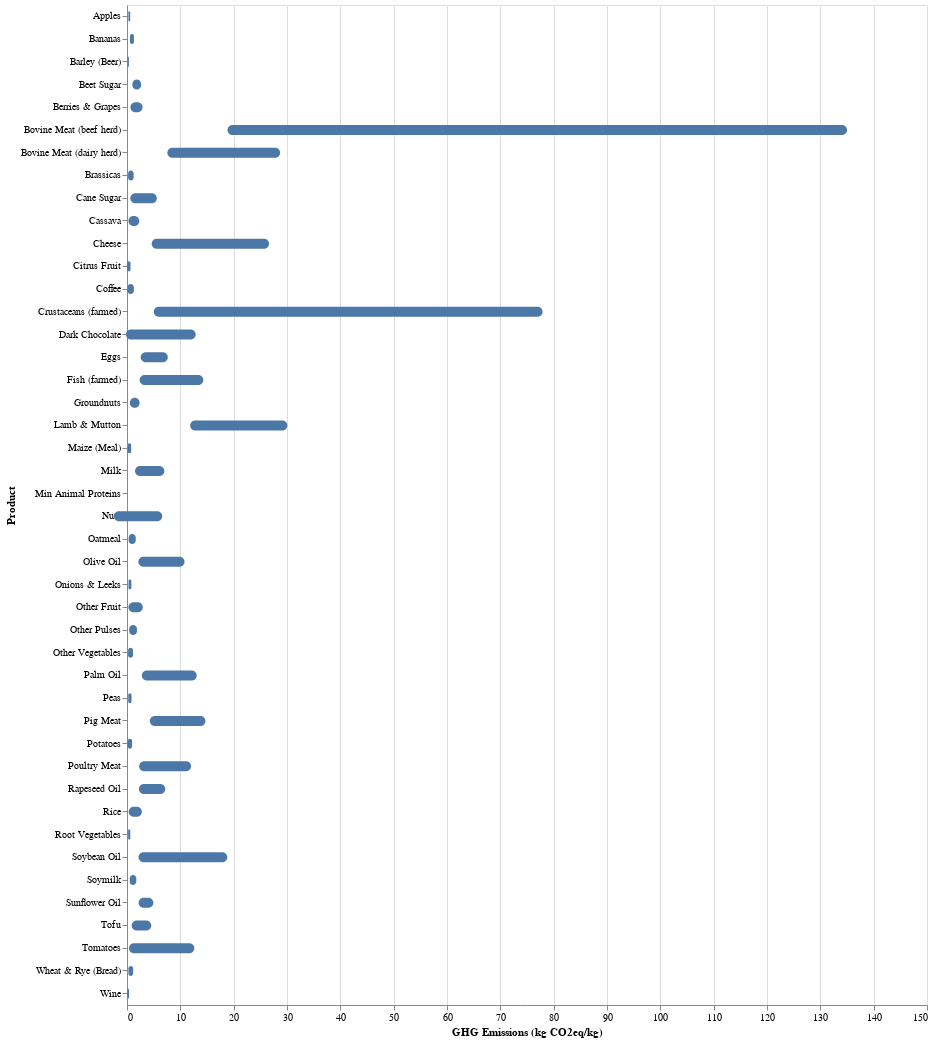

This figure's notebook cell:
### Markdown cell above
https://altair-viz.github.io/gallery/bar_chart_with_range.html

### Code cell
bar_nu = alt.Chart(df_nu).mark_bar(cornerRadius=10, height=10).encode(
    x=alt.X('5th pctl:Q').scale(domain=[0, 150]).title('GHG Emissions (kg CO2eq/kg)'),
    x2='95th pctl:Q',
    y=alt.Y('Product:N').title('Product')
).properties(
    width=800,
    height=1000
)


bar_nu

### Figure 1 — Vega-Lite specification as saved in the notebook (floating-point values rounded to 4 significant figures)
{"config": {"view": {"continuousWidth": 300, "continuousHeight": 300}}, "data": {"name": "data-f00ba1f208196c1bc8003afafd145b6d"}, "mark": {"type": "bar", "cornerRadius": 10, "height": 10}, "encoding": {"x": {"field": "5th pctl", "scale": {"domain": [0, 150]}, "title": "GHG Emissions (kg CO2eq/kg)", "type": "quantitative"}, "x2": {"field": "95th pctl"}, "y": {"field": "Product", "title": "Product", "type": "nominal"}}, "height": 1000, "width": 800, "$schema": "https://vega.github.io/schema/vega-lite/v5.16.3.json", "datasets": {"data-f00ba1f208196c1bc8003afafd145b6d": [{"Product": "Wheat & Rye (Bread)", "5th pctl": 0.2654, "10th pctl": 0.2953, "Mean": 0.5868, "Median": 0.4747, "90th pctl": 0.8634, "95th pctl": 1.148}, {"Product": "Maize (Meal)", "5th pctl": 0.1459, "10th pctl": 0.1614, "Mean": 0.3759, "Median": 0.2609, "90th pctl": 0.5108, "95th pctl": 0.7783}, {"Product": "Barley (Beer)", "5th pctl": 0.118, "10th pctl": 0.14, "Mean": 0.236, "Median": 0.236, "90th pctl": 0.328, "95th pctl": 0.354}, {"Product": "Oatmeal", "5th pctl": 0.305, "10th pctl": 0.3241, "Mean": 0.9455, "Median": 0.9874, "90th pctl": 1.555, "95th pctl": 1.639}, {"Product": "Rice", "5th pctl": 0.312, "10th pctl": 0.3961, "Mean": 1.207, "Median": 1.012, "90th pctl": 2.379, "95th pctl": 2.784}, {"Product": "Potatoes", "5th pctl": 0.123, "10th pctl": 0.2186, "Mean": 0.6284, "Median": 0.6421, "90th pctl": 0.8607, "95th pctl": 0.9563}, {"Product": "Cassava", "5th pctl": 0.2669, "10th pctl": 0.3593, "Mean": 1.355, "Median": 1.078, "90th pctl": 2.166, "95th pctl": 2.3}, {"Product": "Cane Sugar", "5th pctl": 0.62, "10th pctl": 0.92, "Mean": 3.2, "Median": 3.17, "90th pctl": 5.1, "95th pctl": 5.59}, {"Product": "Beet Sugar", "5th pctl": 1.01, "10th pctl": 1.21, "Mean": 1.81, "Median": 1.76, "90th pctl": 2.42, "95th pctl": 2.64}, {"Product": "Other Pulses", "5th pctl": 0.4157, "10th pctl": 0.4577, "Mean": 0.8361, "Median": 0.6492, "90th pctl": 1.752, "95th pctl": 1.868}, {"Product": "Peas", "5th pctl": 0.2295, "10th pctl": 0.252, "Mean": 0.441, "Median": 0.36, "90th pctl": 0.7516, "95th pctl": 0.8416}, {"Product": "Nuts", "5th pctl": -2.462, "10th pctl": -2.235, "Mean": 0.2633, "Median": -0.8145, "90th pctl": 2.352, "95th pctl": 6.607}, {"Product": "Groundnuts", "5th pctl": 0.5424, "10th pctl": 0.6226, "Mean": 1.234, "Median": 1.257, "90th pctl": 2.219, "95th pctl": 2.349}, {"Product": "Soymilk", "5th pctl": 0.51, "10th pctl": 0.58, "Mean": 0.98, "Median": 0.91, "90th pctl": 1.47, "95th pctl": 1.74}, {"Product": "Tofu", "5th pctl": 0.8812, "10th pctl": 1.0, "Mean": 1.975, "Median": 1.613, "90th pctl": 3.469, "95th pctl": 4.544}, {"Product": "Soybean Oil", "5th pctl": 2.16, "10th pctl": 2.43, "Mean": 6.32, "Median": 3.87, "90th pctl": 13.44, "95th pctl": 18.8}, {"Product": "Palm Oil", "5th pctl": 2.78, "10th pctl": 3.61, "Mean": 7.32, "Median": 7.19, "90th pctl": 12.04, "95th pctl": 13.07}, {"Product": "Sunflower Oil", "5th pctl": 2.17, "10th pctl": 2.46, "Mean": 3.6, "Median": 3.53, "90th pctl": 4.58, "95th pctl": 4.94}, {"Product": "Rapeseed Oil", "5th pctl": 2.23, "10th pctl": 2.5, "Mean": 3.77, "Median": 3.52, "90th pctl": 4.64, "95th pctl": 7.18}, {"Product": "Olive Oil", "5th pctl": 2.13, "10th pctl": 2.86, "Mean": 5.42, "Median": 5.09, "90th pctl": 7.63, "95th pctl": 10.79}, {"Product": "Tomatoes", "5th pctl": 0.37, "10th pctl": 0.39, "Mean": 2.09, "Median": 0.65, "90th pctl": 5.95, "95th pctl": 12.62}, {"Product": "Onions & Leeks", "5th pctl": 0.28, "10th pctl": 0.3, "Mean": 0.5, "Median": 0.41, "90th pctl": 0.79, "95th pctl": 0.82}, {"Product": "Root Vegetables", "5th pctl": 0.21, "10th pctl": 0.24, "Mean": 0.43, "Median": 0.4, "90th pctl": 0.56, "95th pctl": 0.61}, {"Product": "Brassicas", "5th pctl": 0.21, "10th pctl": 0.23, "Mean": 0.51, "Median": 0.35, "90th pctl": 0.97, "95th pctl": 1.24}, {"Product": "Other Vegetables", "5th pctl": 0.21, "10th pctl": 0.23, "Mean": 0.53, "Median": 0.42, "90th pctl": 0.97, "95th pctl": 1.13}, {"Product": "Citrus Fruit", "5th pctl": 0.01, "10th pctl": 0.08, "Mean": 0.39, "Median": 0.34, "90th pctl": 0.56, "95th pctl": 0.66}, {"Product": "Bananas", "5th pctl": 0.56, "10th pctl": 0.61, "Mean": 0.86, "Median": 0.83, "90th pctl": 1.18, "95th pctl": 1.3}, {"Product": "Apples", "5th pctl": 0.26, "10th pctl": 0.29, "Mean": 0.43, "Median": 0.42, "90th pctl": 0.57, "95th pctl": 0.6}, {"Product": "Berries & Grapes", "5th pctl": 0.64, "10th pctl": 0.77, "Mean": 1.53, "Median": 1.39, "90th pctl": 2.67, "95th pctl": 2.91}, {"Product": "Wine", "5th pctl": 0.0592, "10th pctl": 0.0728, "Mean": 0.1432, "Median": 0.1272, "90th pctl": 0.212, "95th pctl": 0.3744}, {"Product": "Other Fruit", "5th pctl": 0.27, "10th pctl": 0.35, "Mean": 1.05, "Median": 0.72, "90th pctl": 2.93, "95th pctl": 2.96}, {"Product": "Coffee", "5th pctl": 0.06525, "10th pctl": 0.078, "Mean": 0.4279, "Median": 0.1222, "90th pctl": 1.273, "95th pctl": 1.286}, {"Product": "Dark Chocolate", "5th pctl": -0.1975, "10th pctl": -0.005, "Mean": 2.333, "Median": 0.2475, "90th pctl": 6.735, "95th pctl": 12.87}, {"Product": "Bovine Meat (beef herd)", "5th pctl": 18.84, "10th pctl": 20.25, "Mean": 49.89, "Median": 30.27, "90th pctl": 105.2, "95th pctl": 135.0}, {"Product": "Bovine Meat (dairy herd)", "5th pctl": 7.563, "10th pctl": 9.088, "Mean": 16.87, "Median": 17.29, "90th pctl": 25.79, "95th pctl": 28.71}, {"Product": "Lamb & Mutton", "5th pctl": 11.84, "10th pctl": 12.25, "Mean": 19.85, "Median": 20.29, "90th pctl": 27.21, "95th pctl": 30.06}, {"Product": "Pig Meat", "5th pctl": 4.271, "10th pctl": 4.58, "Mean": 7.608, "Median": 6.533, "90th pctl": 13.76, "95th pctl": 14.7}, {"Product": "Poultry Meat", "5th pctl": 2.281, "10th pctl": 2.413, "Mean": 5.699, "Median": 4.342, "90th pctl": 11.62, "95th pctl": 12.02}, {"Product": "Milk", "5th pctl": 1.51, "10th pctl": 1.7, "Mean": 3.15, "Median": 2.65, "90th pctl": 4.83, "95th pctl": 7.0}, {"Product": "Cheese", "5th pctl": 4.624, "10th pctl": 4.946, "Mean": 10.82, "Median": 8.442, "90th pctl": 17.81, "95th pctl": 26.63}, {"Product": "Eggs", "5th pctl": 2.568, "10th pctl": 2.641, "Mean": 4.209, "Median": 3.794, "90th pctl": 7.561, "95th pctl": 7.651}, {"Product": "Fish (farmed)", "5th pctl": 2.372, "10th pctl": 2.478, "Mean": 5.977, "Median": 3.46, "90th pctl": 11.62, "95th pctl": 14.31}, {"Product": "Crustaceans (farmed)", "5th pctl": 5.017, "10th pctl": 5.443, "Mean": 18.19, "Median": 9.959, "90th pctl": 35.29, "95th pctl": 77.92}, {"Product": null, "5th pctl": null, "10th pctl": null, "Mean": null, "Median": null, "90th pctl": null, "95th pctl": null}, {"Product": "Min Animal Proteins", "5th pctl": 2.281, "10th pctl": 2.413, "Mean": null, "Median": null, "90th pctl": null, "95th pctl": null}]}}
